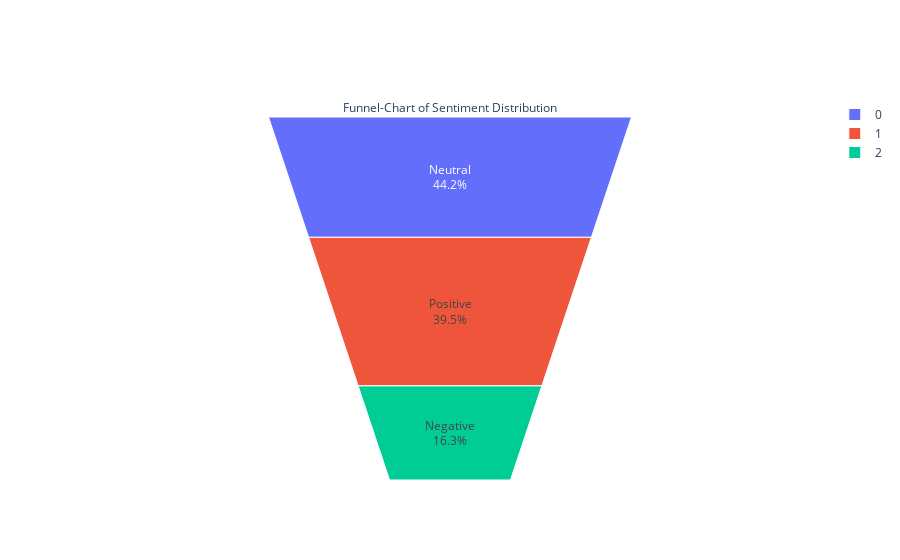

Notebook code for this chart:
### Code cell
plt.figure(figsize=(12,6))

fig = go.Figure(go.Funnelarea(
    text =temp.Sentiment,
    values = temp.text,
    title = {"position": "top center", "text": "Funnel-Chart of Sentiment Distribution"}
    ))
fig.show()

### Figure 1 — Plotly figure (JSON) as saved in the notebook; plotly's stock layout.template omitted (floating-point values rounded to 4 significant figures)
{"data": [{"text": ["Neutral", "Positive", "Negative"], "title": {"position": "top center", "text": "Funnel-Chart of Sentiment Distribution"}, "type": "funnelarea", "values": [4874, 4348, 1798]}], "layout": {}}
